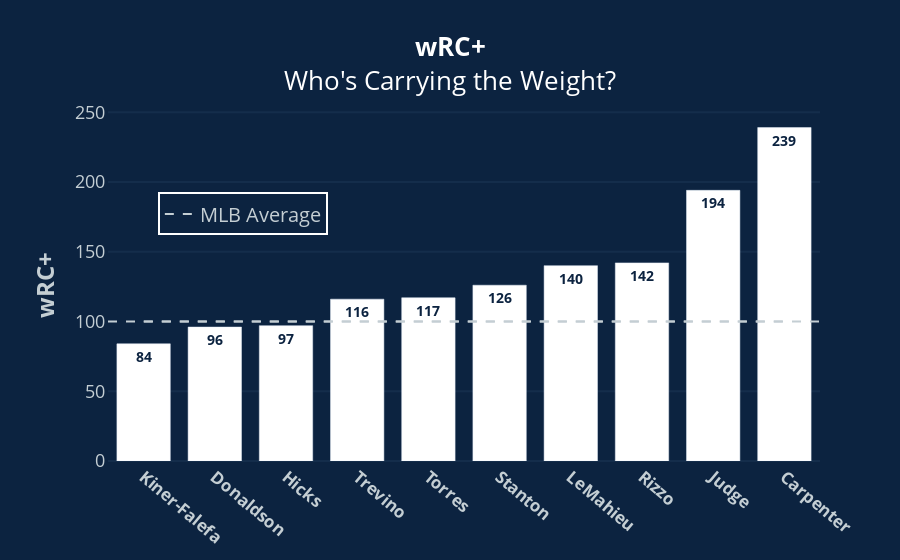

Notebook cell for this chart:
### Markdown cell above
## Viz

### Code cell
# Create variables for use in chart
x = wRC_df['Last']
y = wRC_df['wRC+']
text = ['<b>' + str(wRC) + '</b>' for wRC in y]

navy = '#0C2340'
gray = '#C4CED3'


# Create traces
fig = go.Figure()

fig.add_trace(go.Bar(x=x, y=y, marker_color='white', text=text, insidetextanchor='end', showlegend=False))

fig.add_hline(y=100, line_width=2, line_dash="dash", line_color=gray)
fig.add_trace(
    go.Scatter(x=x, y=['100']*10, name='MLB Average', mode='lines', line_width=2, line_dash="dash", line_color=gray)
)


# Format traces
fig.update_traces(
    textfont=dict(
        color=navy,
        size=14)
)


# Format axes
fig.update_xaxes(
    tickfont=dict(
        size=17,
        color=gray),
    tickmode='array',
    ticktext=['<b>' + name + '</b>' for name in x],
    tickvals=x,
    tickangle=40,
    showgrid=False
)

fig.update_yaxes(
    title=dict(
        text="<br><b>wRC+</b>",
        font=dict(
            size=24,
            color=gray)),
    tickfont=dict(
        size=18,
        color=gray),
    gridcolor='rgb(20,45,75)',
    gridwidth=2,
    zerolinecolor='rgb(20,45,75)',
    zerolinewidth=2,
    showgrid=False,
    minor=dict(
        tickvals=[50,150,200,250],
        gridcolor='rgb(20,45,75)',
        gridwidth=2)
)


# Format layout
fig.update_layout(
    title=dict(
        text="<b>wRC+</b><br>Who's Carrying the Weight?",
        y=0.9,
        x=0.5,
        xanchor='center',
        yanchor='top',
        font=dict(
            size=26,
            color='white')),
    legend=dict(
        yanchor="top",
        y=0.765,
        xanchor="left",
        x=0.07,
        font=dict(
            size=20,
            color=gray),
        bordercolor='white',
        borderwidth=2,
        bgcolor=navy),
    bargap=0.25,
    paper_bgcolor=navy,
    plot_bgcolor=navy,
    margin=dict(t=110, pad=2)
)


fig.show()

### Figure 1 — Plotly figure (JSON) as saved in the notebook; plotly's stock layout.template omitted (floating-point values rounded to 4 significant figures)
{"data": [{"insidetextanchor": "end", "marker": {"color": "white"}, "showlegend": false, "text": ["<b>84</b>", "<b>96</b>", "<b>97</b>", "<b>116</b>", "<b>117</b>", "<b>126</b>", "<b>140</b>", "<b>142</b>", "<b>194</b>", "<b>239</b>"], "textfont": {"color": "#0C2340", "size": 14}, "type": "bar", "x": ["Kiner-Falefa", "Donaldson", "Hicks", "Trevino", "Torres", "Stanton", "LeMahieu", "Rizzo", "Judge", "Carpenter"], "y": [84, 96, 97, 116, 117, 126, 140, 142, 194, 239]}, {"line": {"color": "#C4CED3", "dash": "dash", "width": 2}, "mode": "lines", "name": "MLB Average", "textfont": {"color": "#0C2340", "size": 14}, "type": "scatter", "x": ["Kiner-Falefa", "Donaldson", "Hicks", "Trevino", "Torres", "Stanton", "LeMahieu", "Rizzo", "Judge", "Carpenter"], "y": ["100", "100", "100", "100", "100", "100", "100", "100", "100", "100"]}], "layout": {"bargap": 0.25, "legend": {"bgcolor": "#0C2340", "bordercolor": "white", "borderwidth": 2, "font": {"color": "#C4CED3", "size": 20}, "x": 0.07, "xanchor": "left", "y": 0.765, "yanchor": "top"}, "margin": {"pad": 2, "t": 110}, "paper_bgcolor": "#0C2340", "plot_bgcolor": "#0C2340", "shapes": [{"line": {"color": "#C4CED3", "dash": "dash", "width": 2}, "type": "line", "x0": 0, "x1": 1, "xref": "x domain", "y0": 100, "y1": 100, "yref": "y"}], "title": {"font": {"color": "white", "size": 26}, "text": "<b>wRC+</b><br>Who's Carrying the Weight?", "x": 0.5, "xanchor": "center", "y": 0.9, "yanchor": "top"}, "xaxis": {"showgrid": false, "tickangle": 40, "tickfont": {"color": "#C4CED3", "size": 17}, "tickmode": "array", "ticktext": ["<b>Kiner-Falefa</b>", "<b>Donaldson</b>", "<b>Hicks</b>", "<b>Trevino</b>", "<b>Torres</b>", "<b>Stanton</b>", "<b>LeMahieu</b>", "<b>Rizzo</b>", "<b>Judge</b>", "<b>Carpenter</b>"], "tickvals": ["Kiner-Falefa", "Donaldson", "Hicks", "Trevino", "Torres", "Stanton", "LeMahieu", "Rizzo", "Judge", "Carpenter"]}, "yaxis": {"gridcolor": "rgb(20,45,75)", "gridwidth": 2, "minor": {"gridcolor": "rgb(20,45,75)", "gridwidth": 2, "tickvals": [50, 150, 200, 250]}, "showgrid": false, "tickfont": {"color": "#C4CED3", "size": 18}, "title": {"font": {"color": "#C4CED3", "size": 24}, "text": "<br><b>wRC+</b>"}, "zerolinecolor": "rgb(20,45,75)", "zerolinewidth": 2}}}
